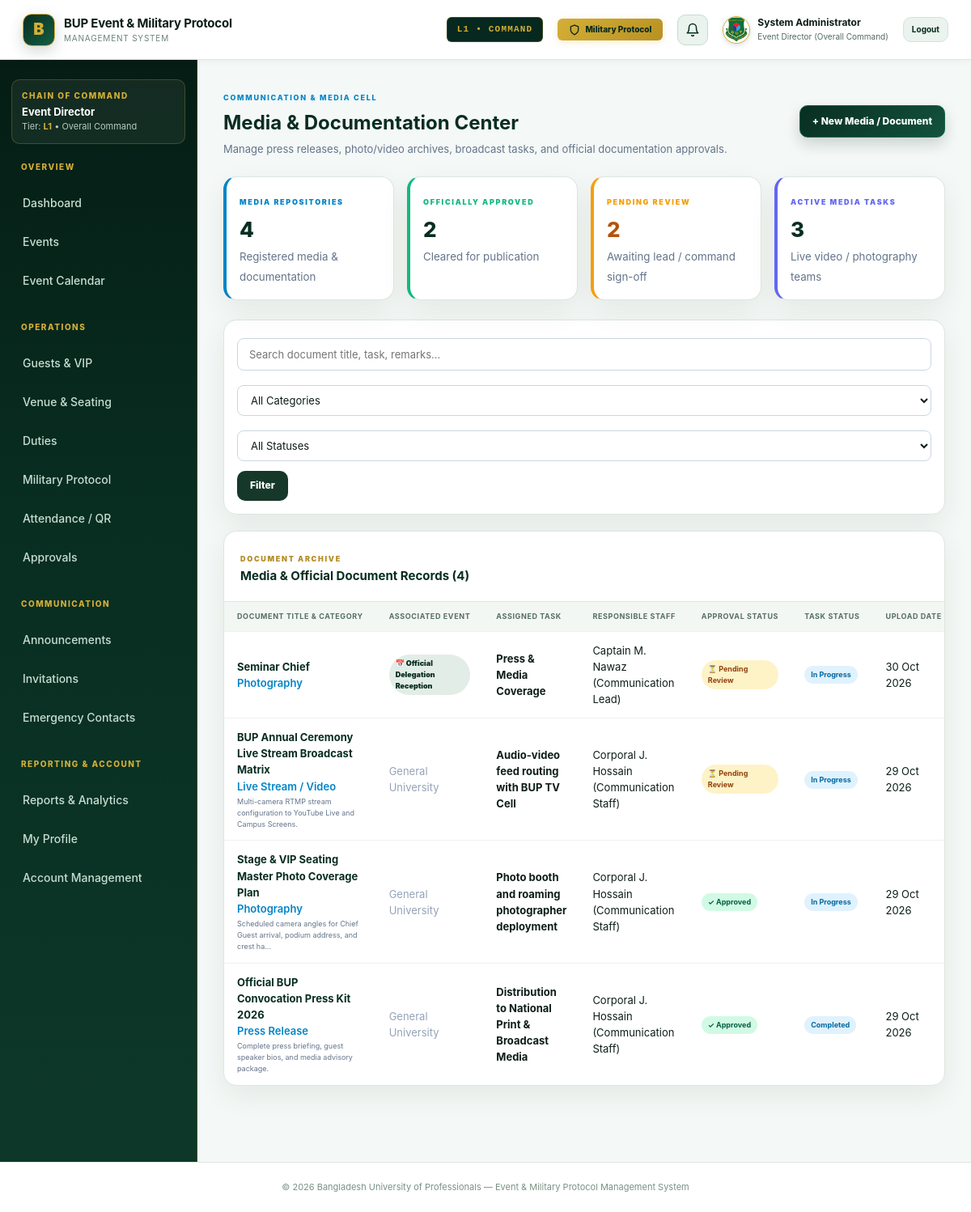
Page /media_docs.php (signed in) on the committed database.
### tables this page shows
CREATE TABLE `media_documents` (
  `id` int(10) unsigned NOT NULL AUTO_INCREMENT,
  `event_id` int(10) unsigned DEFAULT NULL,
  `title` varchar(200) NOT NULL,
  `category` varchar(60) NOT NULL DEFAULT 'Documentation',
  `description` text DEFAULT NULL,
  `file_path` varchar(255) DEFAULT NULL,
  `file_type` varchar(50) DEFAULT NULL,
  `file_size` int(10) unsigned DEFAULT 0,
  `responsible_staff_id` int(10) unsigned DEFAULT NULL,
  `approval_status` enum('Draft','Pending Review','Approved','Rejected') NOT NULL DEFAULT 'Pending Review',
  `media_task` varchar(200) DEFAULT NULL,
  `documentation_status` enum('Planned','In Progress','Completed','Archived') NOT NULL DEFAULT 'In Progress',
  `created_at` timestamp NOT NULL DEFAULT current_timestamp(),
  `updated_at` timestamp NOT NULL DEFAULT current_timestamp() ON UPDATE current_timestamp(),
  PRIMARY KEY (`id`),
  KEY `idx_event` (`event_id`),
  KEY `idx_category` (`category`)
);

CREATE TABLE `events` (
  `id` int(10) unsigned NOT NULL AUTO_INCREMENT,
  `name` varchar(200) NOT NULL,
  `event_type` varchar(60) NOT NULL,
  `mode` enum('Offline','Online','Hybrid') NOT NULL DEFAULT 'Offline',
  `event_date` date NOT NULL,
  `event_time` time NOT NULL,
  `venue` varchar(200) NOT NULL,
  `meeting_link` varchar(255) DEFAULT NULL,
  `description` text DEFAULT NULL,
  `budget_total` decimal(12,2) NOT NULL DEFAULT 0.00,
  `budget_approved` tinyint(1) NOT NULL DEFAULT 0,
  `budget_notes` text DEFAULT NULL,
  `event_director_id` int(10) unsigned DEFAULT NULL,
  `event_coordinator_id` int(10) unsigned DEFAULT NULL,
  `venue_lead_id` int(10) unsigned DEFAULT NULL,
  `backup_person_id` int(10) unsigned DEFAULT NULL,
  `status` enum('Upcoming','Ongoing','Completed','Cancelled') NOT NULL DEFAULT 'Upcoming',
  `priority` tinyint(1) NOT NULL DEFAULT 0,
  `approval_status` enum('Draft','Pending','Approved','Rejected','Confirmed') NOT NULL DEFAULT 'Pending',
  `approved_by` int(10) unsigned DEFAULT NULL,
  `approved_at` datetime DEFAULT NULL,
  `created_by` int(10) unsigned DEFAULT NULL,
  `created_at` timestamp NOT NULL DEFAULT current_timestamp(),
  `updated_at` timestamp NOT NULL DEFAULT current_timestamp() ON UPDATE current_timestamp(),
  PRIMARY KEY (`id`),
  KEY `idx_event_date` (`event_date`),
  KEY `idx_event_status` (`status`),
  KEY `created_by` (`created_by`),
  KEY `approved_by` (`approved_by`),
  CONSTRAINT `events_ibfk_1` FOREIGN KEY (`created_by`) REFERENCES `users` (`id`) ON DELETE SET NULL,
  CONSTRAINT `events_ibfk_2` FOREIGN KEY (`approved_by`) REFERENCES `users` (`id`) ON DELETE SET NULL
);

CREATE TABLE `users` (
  `id` int(10) unsigned NOT NULL AUTO_INCREMENT,
  `name` varchar(120) NOT NULL,
  `email` varchar(160) NOT NULL,
  `password_hash` varchar(255) NOT NULL,
  `role` enum('Admin','Event Director','Event Coordinator','Department Lead','Supervisor','Staff / Volunteer','Military Command','BUP Official','Student') NOT NULL DEFAULT 'Staff / Volunteer',
  `department` varchar(60) DEFAULT NULL,
  `level` enum('L1','L2','L3','L4','L5','L6','L7','L8') NOT NULL DEFAULT 'L5',
  `reports_to_id` int(10) unsigned DEFAULT NULL,
  `backup_person_id` int(10) unsigned DEFAULT NULL,
  `protocol_level` enum('None','Higher Command','Division','Brigade','Battalion','Company','Platoon','Section','Individual Soldier') NOT NULL DEFAULT 'None',
  `parent_command_id` int(10) unsigned DEFAULT NULL,
  `command_code` varchar(50) DEFAULT NULL,
  `designation` varchar(160) DEFAULT NULL,
  `student_id` varchar(50) DEFAULT NULL,
  `phone` varchar(40) DEFAULT NULL,
  `avatar` varchar(255) DEFAULT NULL,
  `status` enum('Active','Inactive','Pending','Rejected') NOT NULL DEFAULT 'Active',
  `failed_attempts` int(11) NOT NULL DEFAULT 0,
  `last_login` datetime DEFAULT NULL,
  `created_at` timestamp NOT NULL DEFAULT current_timestamp(),
  PRIMARY KEY (`id`),
  UNIQUE KEY `email` (`email`)
);

### config/config.php (called while the page is built, shortened)
<?php
function e(?string $value): string {
    return htmlspecialchars($value ?? '', ENT_QUOTES, 'UTF-8');
}

### media_docs.php (the view, shortened to what this page needs)
<?php
$pdo = db();
$q = trim($_GET['q'] ?? '');
$sql = "
    SELECT m.*, e.name as event_title, u.name as staff_name
    FROM media_documents m
    LEFT JOIN events e ON e.id = m.event_id
    LEFT JOIN users u ON u.id = m.responsible_staff_id
    WHERE 1=1
";
$params = [];
$sql .= " ORDER BY m.id DESC";
$stmt = $pdo->prepare($sql);
$stmt->execute($params);
$documents = $stmt->fetchAll();
$totalDocs = (int)$pdo->query("SELECT COUNT(*) FROM media_documents")->fetchColumn();
$approvedDocs = (int)$pdo->query("SELECT COUNT(*) FROM media_documents WHERE approval_status = 'Approved'")->fetchColumn();
$pendingReview = (int)$pdo->query("SELECT COUNT(*) FROM media_documents WHERE approval_status = 'Pending Review'")->fetchColumn();
$activeTasks = (int)$pdo->query("SELECT COUNT(*) FROM media_documents WHERE documentation_status = 'In Progress'")->fetchColumn();
require __DIR__ . '/includes/header.php';
?>
        <div style="display:flex; justify-content:space-between; align-items:center; flex-wrap:wrap; gap:16px; margin-bottom:24px;">
            <div>
                <span class="eyebrow" style="color:#0284c7; font-weight:800;">COMMUNICATION &amp; MEDIA CELL</span>
                <h1 style="margin:2px 0 0; font-size:24px; color:#082d21;">Media &amp; Documentation Center</h1>
                <p style="margin:4px 0 0; color:#64748b; font-size:13px;">Manage press releases, photo/video archives, broadcast tasks, and official documentation approvals.</p>
            </div>
            <div>
                <button type="button" class="btn btn-primary" onclick="document.getElementById('addDocModal').style.display='flex'">
                    + New Media / Document
                </button>
            </div>
        </div>
        <div style="display:grid; grid-template-columns:repeat(auto-fit, minmax(200px, 1fr)); gap:16px; margin-bottom:24px;">
            <div class="panel" style="padding:16px; margin-bottom:0; border-left:4px solid #0284c7;">
                <span class="eyebrow" style="color:#0284c7;">MEDIA REPOSITORIES</span>
                <div style="font-size:26px; font-weight:800; color:#082d21; margin-top:4px;"><?= $totalDocs ?></div>
                <small style="color:#64748b;">Registered media &amp; documentation</small>
            </div>
            <div class="panel" style="padding:16px; margin-bottom:0; border-left:4px solid #10b981;">
                <span class="eyebrow" style="color:#10b981;">OFFICIALLY APPROVED</span>
                <div style="font-size:26px; font-weight:800; color:#082d21; margin-top:4px;"><?= $approvedDocs ?></div>
                <small style="color:#64748b;">Cleared for publication</small>
            </div>
            <div class="panel" style="padding:16px; margin-bottom:0; border-left:4px solid #f59e0b;">
                <span class="eyebrow" style="color:#f59e0b;">PENDING REVIEW</span>
                <div style="font-size:26px; font-weight:800; color:#b45309; margin-top:4px;"><?= $pendingReview ?></div>
                <small style="color:#64748b;">Awaiting lead / command sign-off</small>
            </div>
            <div class="panel" style="padding:16px; margin-bottom:0; border-left:4px solid #6366f1;">
                <span class="eyebrow" style="color:#6366f1;">ACTIVE MEDIA TASKS</span>
                <div style="font-size:26px; font-weight:800; color:#082d21; margin-top:4px;"><?= $activeTasks ?></div>
                <small style="color:#64748b;">Live video / photography teams</small>
            </div>
        </div>
        <section class="panel" style="padding:16px; margin-bottom:20px;">
            <form method="get" style="display:flex; gap:12px; flex-wrap:wrap; align-items:center;">
                <input type="search" name="q" value="<?= e($q) ?>" placeholder="Search document title, task, remarks..." style="flex:1; min-width:240px; padding:9px 14px; border:1px solid #cbd5e1; border-radius:8px; font-size:13px;">
                <select name="category" style="padding:9px 12px; border:1px solid #cbd5e1; border-radius:8px; font-size:13px;">
                    <option value="">All Categories</option>
                </select>
                <select name="status" style="padding:9px 12px; border:1px solid #cbd5e1; border-radius:8px; font-size:13px;">
                    <option value="">All Statuses</option>
                </select>
                <button type="submit" class="btn btn-dark" style="padding:9px 16px;">Filter</button>
            </form>
        </section>
        <section class="panel">
            <div class="panel-head">
                <div>
                    <span class="eyebrow">DOCUMENT ARCHIVE</span>
                    <h2>Media &amp; Official Document Records (<?= count($documents) ?>)</h2>
                </div>
            </div>
            <div class="table-wrap">
                <table class="user-table" style="font-size:13px;">
                    <thead>
                        <tr>
                            <th>Document Title &amp; Category</th>
                            <th>Associated Event</th>
                            <th>Assigned Task</th>
                            <th>Responsible Staff</th>
                            <th>Approval Status</th>
                            <th>Task Status</th>
                            <th>Upload Date</th>
                        </tr>
                    </thead>
                    <tbody>
                        <?php if (empty($documents)): ?>
                            <tr><td colspan="8" style="text-align:center; padding:30px; color:#64748b;">No media or documentation records found.</td></tr>
                        <?php else: ?>
                            <?php foreach ($documents as $doc): ?>
                            <tr>
                                <td>
                                    <strong style="color:#082d21;"><?= e($doc['title']) ?></strong>
                                    <span class="table-subtext" style="color:#0284c7; font-weight:600;">
                                        <?= e($doc['category']) ?>
                                    </span>
                                    <?php if (!empty($doc['description'])): ?>
                                        <small style="color:#64748b; display:block; margin-top:2px;"><?= e(mb_strimwidth($doc['description'], 0, 80, '...')) ?></small>
                                    <?php endif; ?>
                                </td>
                                <td>
                                    <?php if (!empty($doc['event_title'])): ?>
                                        <span class="badge badge-subtle">📅 <?= e($doc['event_title']) ?></span>
                                    <?php else: ?>
                                        <span style="color:#94a3b8;">General University</span>
                                    <?php endif; ?>
                                </td>
                                <td>
                                    <strong><?= e($doc['media_task'] ?: 'Press & Media Coverage') ?></strong>
                                </td>
                                <td>
                                    <?= e($doc['staff_name'] ?? 'Communication Lead') ?>
                                </td>
                                <td>
                                    <?php if ($doc['approval_status'] === 'Approved'): ?>
                                        <span class="badge" style="background:#d1fae5; color:#065f46; font-weight:700;">✓ Approved</span>
                                    <?php elseif ($doc['approval_status'] === 'Pending Review'): ?>
                                        <span class="badge" style="background:#fef3c7; color:#92400e; font-weight:700;">⏳ Pending Review</span>
                                    <?php else: ?>
                                        <span class="badge" style="background:#f1f5f9; color:#475569;"><?= e($doc['approval_status']) ?></span>
                                    <?php endif; ?>
                                </td>
                                <td>
                                    <span class="badge" style="background:#e0f2fe; color:#0369a1; font-weight:700;">
                                        <?= e($doc['documentation_status']) ?>
                                    </span>
                                </td>
                                <td>
                                    <?= date('d M Y', strtotime($doc['created_at'])) ?>
                                </td>
                            </tr>
                            <?php endforeach; ?>
                        <?php endif; ?>
                    </tbody>
                </table>
            </div>
        </section>
    </main>
</div>
<?php require __DIR__ . '/includes/footer.php'; ?>

### assets/css/style.css (style rules this page uses)
:root { --navy:#082d21; --navy2:#0e3f30; --ink:#0d1e17; --muted:#536960; --line:#dce6e1; --bg:#f4f8f6; --white:#fff; --gold:#d4af37; --gold2:#fcf4db; --green:#15803d; --red:#c33d4b; --blue:#1e598a; --shadow:0 12px 35px rgba(8,45,33,.07); --radius:16px; }
* { box-sizing:border-box }
html { scroll-behavior:smooth }
body { margin:0;font-family:Inter,ui-sans-serif,system-ui,-apple-system,BlinkMacSystemFont,"Segoe UI",sans-serif;background:var(--bg);color:var(--ink);line-height:1.55 }
button,input,select,textarea { font:inherit }
button { cursor:pointer }
.eyebrow { font-size:9px;font-weight:900;letter-spacing:1.7px;color:#b48c26;text-transform:uppercase }
.btn { border:0;border-radius:10px;padding:10px 15px;font-weight:800;font-size:12px;display:inline-flex;align-items:center;justify-content:center;gap:7px;transition:.2s }
.btn-primary { background:linear-gradient(135deg,#082d21 0%,#13533e 100%);color:#fff;border:1px solid #16654a;box-shadow:0 8px 18px rgba(8,45,33,.18) }
.btn-dark { background:#16382a;color:#fff }
.panel { background:#fff;border:1px solid var(--line);border-radius:var(--radius);box-shadow:var(--shadow);overflow:hidden }
.panel-head { padding:19px 20px;border-bottom:1px solid var(--line);display:flex;align-items:center;justify-content:space-between;gap:15px }
.panel-head h2 { margin:0;font-size:15px;color:#082d21 }
.table-wrap { overflow:auto }
table { border-collapse:collapse;width:100%;font-size:11px }
th { text-align:left;background:#f2f7f4;color:#576f62;font-size:9px;letter-spacing:.6px;text-transform:uppercase;padding:11px 16px;white-space:nowrap }
td { padding:13px 16px;border-top:1px solid #edf2ef;vertical-align:middle }
td strong { display:block }
td small { display:block;color:#7e9589;font-size:9px }
.badge { display:inline-block;border-radius:999px;padding:4px 8px;font-size:9px;font-weight:900;background:#e3ede7;color:var(--navy) }
input,select,textarea { width:100%;border:1px solid #d4dfd8;background:#fff;border-radius:9px;padding:10px 11px;outline:none;color:var(--ink);margin-top:6px;font-size:12px }
body:has(.app-shell) { overflow: hidden; }

### rows in the picture
media_documents: title "Seminar Chief", category "Photography", event.name "Official Delegation Reception", media_task "Press & Media Coverage", users.name "Captain M. Nawaz (Communication Lead)", approval_status "⏳ Pending Review", documentation_status "In Progress", created_at "30 Oct 2026"
media_documents: title "BUP Annual Ceremony Live Stream Broadcast Matrix", category "Live Stream / Video", description "Multi-camera RTMP stream configuration to YouTube Live and Campus Screens.", shows "General University", media_task "Audio-video feed routing with BUP TV Cell", users.name "Corporal J. Hossain (Communication Staff)", approval_status "⏳ Pending Review", documentation_status "In Progress", created_at "29 Oct 2026"
media_documents: title "Stage & VIP Seating Master Photo Coverage Plan", category "Photography", description "Scheduled camera angles for Chief Guest arrival, podium address, and crest ha...", shows "General University", media_task "Photo booth and roaming photographer deployment", users.name "Corporal J. Hossain (Communication Staff)", approval_status "✓ Approved", documentation_status "In Progress", created_at "29 Oct 2026"
media_documents: title "Official BUP Convocation Press Kit 2026", category "Press Release", description "Complete press briefing, guest speaker bios, and media advisory package.", shows "General University", media_task "Distribution to National Print & Broadcast Media", users.name "Corporal J. Hossain (Communication Staff)", approval_status "✓ Approved", documentation_status "Completed", created_at "29 Oct 2026"

### other values in the picture
$b['label'] "L1 • COMMAND"
$isSupervisor ? 'Supervisor' : current_user()['name'] "System Administrator"
current_user()['role'] "Event Director"
current_department() "Overall Command"
current_level() "L1"
$totalDocs "4"
$approvedDocs "2"
$pendingReview "2"
$activeTasks "3"
count($documents) "4"
